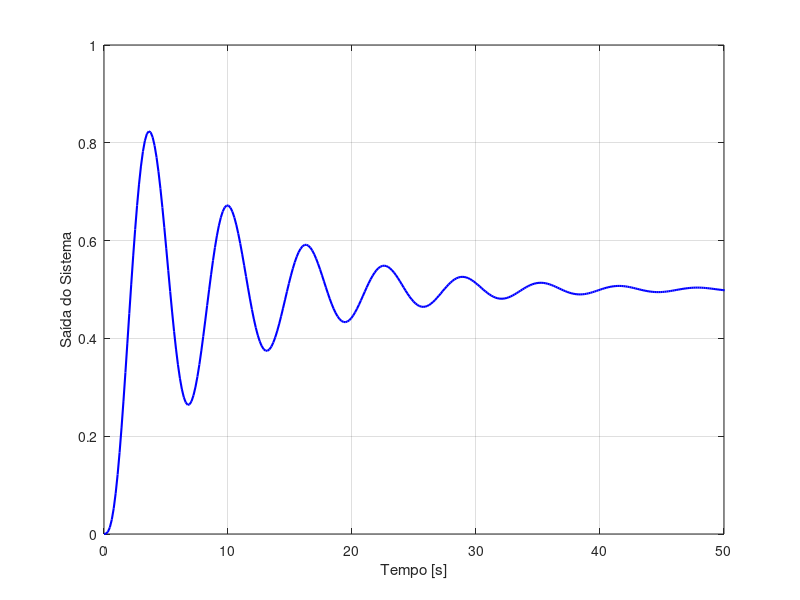
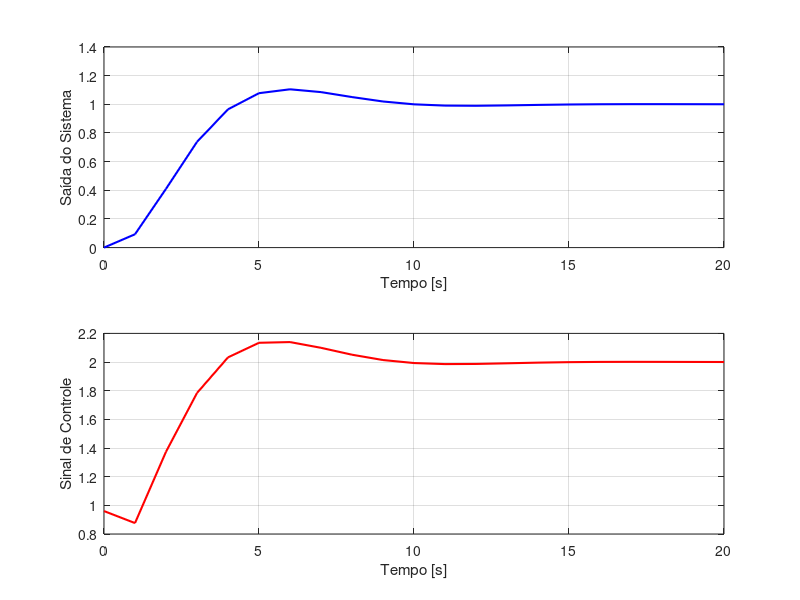

Reproduce these figures in MATLAB, in order. (Note: this script raises an error after producing the figures.)
% Sistema:
G = tf(1, conv([1 2], [1 0.2 1]));
%Plot:
figure
[y,t] = step(G);
plot(t, y, 'b', 'LineWidth', 1.5);
grid
xlabel('Tempo [s]');
ylabel('Saída do Sistema');
xlim([0,50]);
exportgraphics(gcf, 'ma.eps', 'ContentType', 'vector');

%Discretização:
T = 1;
Gz = c2d(G, T, 'zoh');

% Especificações de projeto:
ts = 10;
os = 0.1;

% Parâmetros de projeto do sistema:
tau = ts/4;
R = exp(-T/tau);
zeta = sqrt((log(os)^2)/((pi^2)+(log(os)^2)));
theta = sqrt(((log(R)^2) - ((zeta^2)*(log(R)^2)))/(zeta^2));

% Polos desejados:
a = R*cos(theta);
b = R*sin(theta);
pd1 = complex(a, b);
pd2 = complex(a, -b);

% Polinômio característico:
%polmf = conv([1 -pd1], [1 -pd2]);
%polmf = conv(polmf, [1 -pd2]);
polmf = [1 -2*a (a^2 + b^2)];
polmf = conv(polmf, [1 0]);
polmf = conv(polmf, [1 0]);
polmf = conv(polmf, [1 0]);

% Definindo o vetor D:
D = fliplr(polmf)';

% Definindo a matriz E:
A = Gz.den{1};
B = Gz.num{1};
n = size(Gz.den{1});
n = n(2)-1;
e11 = zeros(n,n);
e12 = zeros(n,n);
e21 = zeros(n,n);
e22 = zeros(n,n);
for i=[1:1:n]
    for j=[1:1:n]
        if(j<=i)
            k = (i-j);
            e11(i,j) = A(n-k+1);
            e12(i,j) = B(n-k+1);
        end
        if(j>=i)
            k = (j-i);
            e21(i,j) = A(k+1);
            e22(i,j) = B(k+1);
        end
    end
end
E = [e11 e12; e21 e22];

% Cáclulo dos controladores:
M = inv(E)*D;
alpha = fliplr(M(1:n)');
beta = fliplr(M(n+1:2*n)');

% Função de transferência do controlador:
C = tf(beta, alpha, T);

% Malha fechada:
MF = feedback(C*Gz, 1);
refy = feedback(C*Gz, 1)/dcgain(MF);
%Sinal de controle:
refu = feedback(C, Gz)/dcgain(MF);

%Plot:
figure
subplot(2,1,1);
[y,t] = step(refy);
plot(t, y, 'b', 'LineWidth', 1.5);
grid
xlabel('Tempo [s]');
ylabel('Saída do Sistema');
xlim([0,20]);
subplot(2,1,2);
[u,t] = step(refu);
plot(t, u, 'r', 'LineWidth', 1.5);
grid
xlabel('Tempo [s]');
ylabel('Sinal de Controle');
xlim([0,20]);
exportgraphics(gcf, 'mf.eps', 'ContentType', 'vector');

%Stepinfo:
stepinfo(refy)

%Bode controlador:
[mag, phase, omega] = bode(C);
mag_dB = 20*log10(squeeze(mag));
phase = squeeze(phase);
omega = squeeze(omega);
figure
subplot(2,1,1);
semilogx(omega, mag_dB, 'b', 'LineWidth', 1.5);
grid
xlabel('Frequência (rad/s)');
ylabel('Magnitude (dB)');
subplot(2,1,2);
semilogx(omega, phase, 'b', 'LineWidth', 1);
grid
xlabel('Frequência (rad/s)');
ylabel('Fase (°)');
exportgraphics(gcf, 'bode_cont.eps', 'ContentType', 'vector');

%Bode sistema:
[mag, phase, omega] = bode(Gz);
mag_dB = 20*log10(squeeze(mag));
phase = squeeze(phase);
omega = squeeze(omega);
figure
subplot(2,1,1);
semilogx(omega, mag_dB, 'b', 'LineWidth', 1.5);
grid
xlabel('Frequência (rad/s)');
ylabel('Magnitude (dB)');
subplot(2,1,2);
semilogx(omega, phase, 'b', 'LineWidth', 1);
grid
xlabel('Frequência (rad/s)');
ylabel('Fase (°)');
exportgraphics(gcf, 'bode_sys.eps', 'ContentType', 'vector');

%Bode ref -> y:
[mag, phase, omega] = bode(refy);
mag_dB = 20*log10(squeeze(mag));
phase = squeeze(phase);
omega = squeeze(omega);
figure
subplot(2,1,1);
semilogx(omega, mag_dB, 'b', 'LineWidth', 1.5);
grid
xlabel('Frequência (rad/s)');
ylabel('Magnitude (dB)');
subplot(2,1,2);
semilogx(omega, phase, 'b', 'LineWidth', 1);
grid
xlabel('Frequência (rad/s)');
ylabel('Fase (°)');
exportgraphics(gcf, 'bode_mf.eps', 'ContentType', 'vector');

%Bode ref -> u:
[mag, phase, omega] = bode(refu);
mag_dB = 20*log10(squeeze(mag));
phase = squeeze(phase);
omega = squeeze(omega);
figure
subplot(2,1,1);
semilogx(omega, mag_dB, 'b', 'LineWidth', 1.5);
grid
xlabel('Frequência (rad/s)');
ylabel('Magnitude (dB)');
subplot(2,1,2);
semilogx(omega, phase, 'b', 'LineWidth', 1);
grid
xlabel('Frequência (rad/s)');
ylabel('Fase (°)');
exportgraphics(gcf, 'bode_refu.eps', 'ContentType', 'vector');
